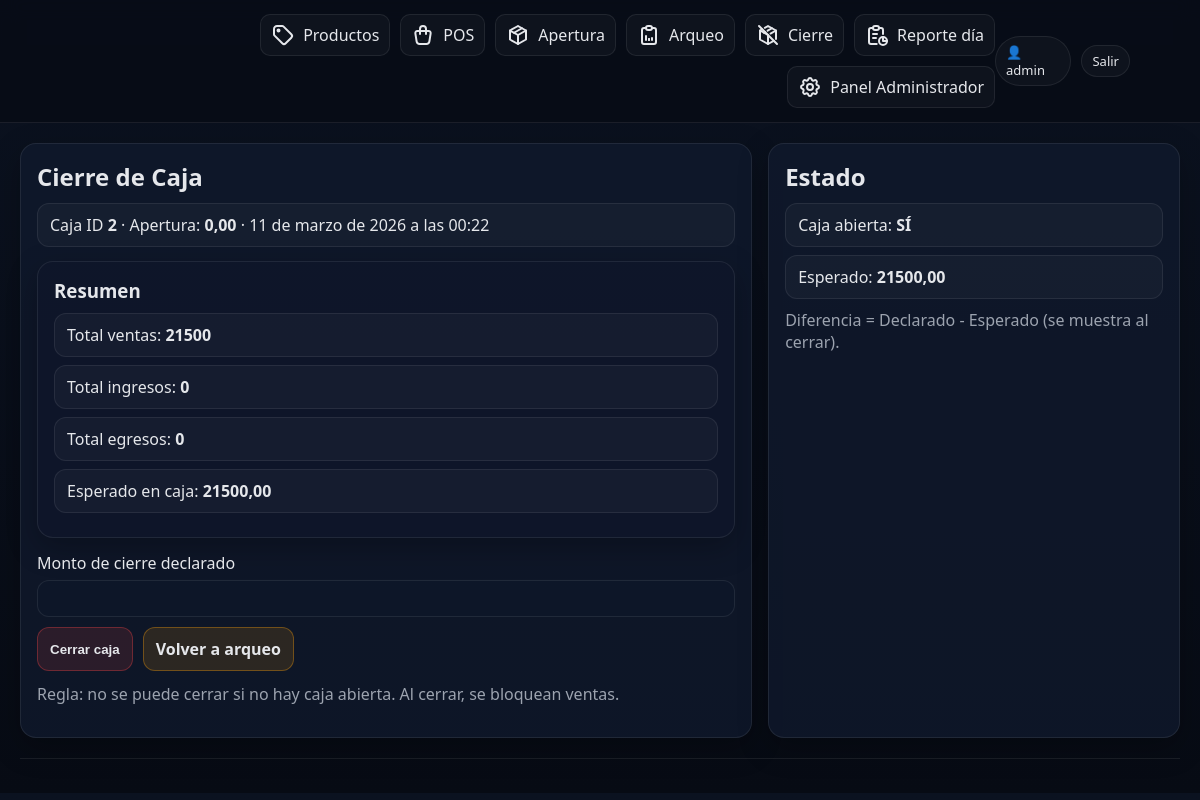
The page /caja/cierre/ (signed in) on the database its author committed.
### apps/caja/models.py (models this page shows, shortened)
class CajaSesion(models.Model):
    class Estado(models.TextChoices):
        ABIERTA = "ABIERTA", "Abierta"
        CERRADA = "CERRADA", "Cerrada"
    usuario = models.ForeignKey(
        settings.AUTH_USER_MODEL,
        on_delete=models.PROTECT,
        related_name="cajas",
    )
    estado = models.CharField(
        max_length=10,
        choices=Estado.choices,
        default=Estado.ABIERTA,
    )
    fecha_apertura = models.DateTimeField(auto_now_add=True)
    monto_apertura = models.DecimalField(max_digits=12, decimal_places=2, default=0)
    fecha_cierre = models.DateTimeField(blank=True, null=True)
    monto_cierre_declarado = models.DecimalField(max_digits=12, decimal_places=2, blank=True, null=True)
    notas = models.CharField(max_length=255, blank=True)
    class Meta:
        ordering = ["-fecha_apertura"]
        verbose_name = "Caja (Sesión)"
        verbose_name_plural = "Cajas (Sesiones)"

### apps/caja/views.py (the view)
# urls.py: path("cierre/", views.cierre_caja, name="cierre"),
@login_required
def cierre_caja(request):
    caja = get_caja_abierta(request.user)
    if not caja:
        messages.warning(request, "No hay caja abierta para cerrar.")
        return redirect("caja:apertura")
    movs = caja.movimientos.all()
    total_ingresos = movs.filter(tipo=MovimientoCaja.Tipo.INGRESO).aggregate(s=Sum("monto"))["s"] or Decimal("0")
    total_egresos  = movs.filter(tipo=MovimientoCaja.Tipo.EGRESO).aggregate(s=Sum("monto"))["s"] or Decimal("0")
    total_ventas   = movs.filter(tipo=MovimientoCaja.Tipo.VENTA).aggregate(s=Sum("monto"))["s"] or Decimal("0")
    esperado = caja.monto_apertura + total_ingresos + total_ventas - total_egresos
    if request.method == "POST":
        form = CierreCajaForm(request.POST)
        if form.is_valid():
            try:
                cerrar_caja(
                    usuario=request.user,
                    monto_cierre_declarado=form.cleaned_data["monto_cierre"],
                )
                diferencia = form.cleaned_data["monto_cierre"] - esperado
                messages.success(
                    request,
                    f"Caja cerrada. Esperado: {esperado} | Declarado: {form.cleaned_data['monto_cierre']} | Diferencia: {diferencia}"
                )
                return redirect("reportes:reporte_dia")
            except ValidationError as e:
                messages.error(request, e.message)
    else:
        form = CierreCajaForm()
    return render(
        request,
        "caja/cierre.html",
        {
            "form": form,
            "caja": caja,
            "esperado": esperado,
            "total_ingresos": total_ingresos,
            "total_egresos": total_egresos,
            "total_ventas": total_ventas,
        },
    )

### apps/caja/forms.py
class CierreCajaForm(forms.Form):
    monto_cierre = forms.DecimalField(
        max_digits=12,
        decimal_places=2,
        min_value=0,
        required=True,
        label="Monto de cierre declarado",
    )

### apps/caja/services.py (called while the page is built)
def get_caja_abierta(usuario) -> CajaSesion | None:
    return (
        CajaSesion.objects
        .filter(usuario=usuario, estado=CajaSesion.Estado.ABIERTA)
        .first()
    )

### templates/caja/cierre.html (shortened to what this page needs)
{% extends "base.html" %}
{% block content %}
  <div class="grid">
    <section class="card">
      <h1>Cierre de Caja</h1>
      <div class="msg">
        Caja ID <b>{{ caja.id }}</b> · Apertura: <b>{{ caja.monto_apertura }}</b> · {{ caja.fecha_apertura }}
      </div>
      <div class="card" style="margin-top:14px;background:rgba(15,23,42,.55)">
        <h3>Resumen</h3>
        <div class="msg">Total ventas: <b>{{ total_ventas }}</b></div>
        <div class="msg">Total ingresos: <b>{{ total_ingresos }}</b></div>
        <div class="msg">Total egresos: <b>{{ total_egresos }}</b></div>
        <div class="msg">Esperado en caja: <b>{{ esperado }}</b></div>
      </div>
      <form method="post" style="margin-top:14px">
        <div class="field">
          <label>{{ form.monto_cierre.label }}</label>
          {{ form.monto_cierre }}
        </div>
        <div class="row">
          <button class="btn danger" type="submit">Cerrar caja</button>
          <a class="btn warn" href="{% url 'caja:arqueo' %}">Volver a arqueo</a>
        </div>
      </form>
      <p class="muted" style="margin-top:12px">
        Regla: no se puede cerrar si no hay caja abierta. Al cerrar, se bloquean ventas.
      </p>
    </section>
    <aside class="card">
      <h2>Estado</h2>
      <div class="msg">Caja abierta: <b>SÍ</b></div>
      <div class="msg">Esperado: <b>{{ esperado }}</b></div>
      <p class="muted" style="margin-top:10px">
        Diferencia = Declarado - Esperado (se muestra al cerrar).
      </p>
    </aside>
  </div>
{% endblock %}

### templates/base.html (shortened to what this page needs)
{% load static %}
<!DOCTYPE html>
<html lang="es">
  <head>
    <link rel="stylesheet" href="{% static 'css/styles.css' %}" />
  </head>
  <body>
    <header class="topbar">
      <div class="inner">
        <nav class="nav">
          <a href="#" class="admin-link">
            Productos
          </a>
          <a href="{% url 'ventas:pos' %}" class="admin-link">
            POS
          </a>
          <a href="{% url 'caja:apertura' %}" class="admin-link">
            Apertura
          </a>
          <a href="{% url 'caja:arqueo' %}" class="admin-link">
            Arqueo</a
          >
          <a href="{% url 'caja:cierre' %}" class="admin-link">
            Cierre
          </a>
          <a href="{% url 'reportes:reporte_dia' %}" class="admin-link">
            Reporte día
          </a>
          <a href="/admin/" class="admin-link">
            Panel Administrador</a
          >
        </nav>
        <div class="userbox">
          {% if request.user.is_authenticated %}
          <span class="pill">👤 {{ request.user.username }}</span>
          <a class="pill" href="/admin/logout/">Salir</a>
          {% else %}
          <a class="pill" href="/admin/login/">Ingresar</a>
          {% endif %}
        </div>
      </div>
    </header>
    <main class="container">
       {% block content %}{% endblock %}
      <div class="footer"></div>
    </main>
  </body>
</html>

### static/css/styles.css (style rules this page uses)
:root { --bg: #0b1220; --panel: #111a2e; --panel-2: #0f172a; --text: #e5e7eb; --muted: #9ca3af; --brand: #22c55e; --danger: #ef4444; --warn: #f59e0b; --border: rgba(255, 255, 255, 0.08); }
* { box-sizing: border-box; }
body { margin: 0; font-family: system-ui, -apple-system, Segoe UI, Roboto, Ubuntu, Cantarell, Helvetica, Arial; background: linear-gradient(180deg, var(--bg), #070b14); color: var(--text); }
a { color: inherit; text-decoration: none; }
.container { margin: 0 auto; padding: 20px; }
.topbar { position: sticky; top: 0; z-index: 10; background: rgba(7, 11, 20, 0.75); backdrop-filter: blur(10px); border-bottom: 1px solid var(--border); }
.topbar .inner { max-width: 1100px; margin: 0 auto; display: flex; align-items: center; justify-content: space-between; padding: 14px 20px; }
.nav { display: flex; gap: 10px; flex-wrap: wrap; justify-content: flex-end; }
.nav a { padding: 8px 10px; border: 1px solid var(--border); border-radius: 10px; background: rgba(255, 255, 255, 0.03); }
.userbox { font-size: 14px; color: var(--muted); display: flex; align-items: center; gap: 10px; }
.pill { padding: 6px 10px; border-radius: 999px; border: 1px solid var(--border); background: rgba(255, 255, 255, 0.03); color: var(--text); font-size: 13px; }
.grid { display: grid; grid-template-columns: 1.6fr 0.9fr; gap: 16px; }
.card { border: 1px solid var(--border); background: rgba(17, 26, 46, 0.75); border-radius: 16px; padding: 16px; box-shadow: 0 10px 30px rgba(0, 0, 0, 0.25); }
.card h1, .card h2, .card h3 { margin: 0 0 10px 0; }
.muted { color: var(--muted); }
.row { display: flex; gap: 10px; flex-wrap: wrap; lign-items: center; }
.btn { cursor: pointer; border: 1px solid var(--border); background: rgba(255, 255, 255, 0.04); color: var(--text); padding: 10px 12px; border-radius: 12px; font-weight: 600; }
.btn.danger { background: rgba(239, 68, 68, 0.13); border-color: rgba(239, 68, 68, 0.35); }
.btn.warn { background: rgba(245, 158, 11, 0.13); border-color: rgba(245, 158, 11, 0.35); }
.field { display: flex; flex-direction: column; gap: 6px; margin: 10px 0; }
input, select { padding: 10px 12px; border-radius: 12px; border: 1px solid var(--border); background: rgba(15, 23, 42, 0.65); color: var(--text); outline: none; }
.footer { margin-top: 20px; color: var(--muted); font-size: 13px; border-top: 1px solid var(--border); padding-top: 14px; }
.msg { padding: 10px 12px; border-radius: 12px; border: 1px solid var(--border); background: rgba(255, 255, 255, 0.03); margin-bottom: 8px; }
.admin-link { display: flex; justify-content: center; align-items: center; gap: .5rem; }

### rows shown on the page
CajaSesion: id "2", monto_apertura "0,00", fecha_apertura "11 de marzo de 2026 a las 00:22"

### other values the page prints
{{ request.user.username }} "admin"
{{ total_ventas }} "21500"
{{ total_ingresos }} "0"
{{ total_egresos }} "0"
{{ esperado }} "21500,00"
